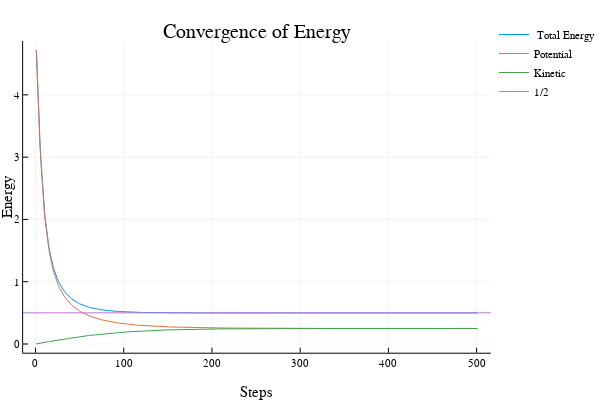

Notebook code for this chart:
### Markdown cell above
The Energy of the system converges to $1/2 \hbar \omega$, which in this case is just 1/2.  The potential and kinetic energy each contribute to half of the total energy.

### Code cell
plot(E,label=" Total Energy")
plot!(Ex,label="Potential")
plot!(Ek,label="Kinetic")
hline!([1/2],label="1/2")

plot!(xlabel="Steps",ylabel="Energy",title="Convergence of Energy")

### Figure 1 — Plotly figure (JSON) as saved in the notebook; plotly's stock layout.template omitted (floating-point values rounded to 4 significant figures; data arrays with more than 128 entries replaced by an {"elided": "..."} marker saying what was removed)
{"data": [{"colorbar": {"title": ""}, "hoverinfo": "text", "legendgroup": " Total Energy", "line": {"color": "rgba(0, 154, 250, 1.000)", "dash": "solid", "shape": "linear", "width": 1}, "mode": "lines", "name": " Total Energy", "showlegend": true, "text": {"elided": "501 null values"}, "type": "scatter", "x": {"elided": "501 int values"}, "xaxis": "x1", "y": {"elided": "501 float values"}, "yaxis": "y1", "zmax": null, "zmin": null}, {"colorbar": {"title": ""}, "hoverinfo": "text", "legendgroup": "Potential", "line": {"color": "rgba(227, 111, 71, 1.000)", "dash": "solid", "shape": "linear", "width": 1}, "mode": "lines", "name": "Potential", "showlegend": true, "text": {"elided": "501 null values"}, "type": "scatter", "x": {"elided": "501 int values"}, "xaxis": "x1", "y": {"elided": "501 float values"}, "yaxis": "y1", "zmax": null, "zmin": null}, {"colorbar": {"title": ""}, "hoverinfo": "text", "legendgroup": "Kinetic", "line": {"color": "rgba(62, 164, 78, 1.000)", "dash": "solid", "shape": "linear", "width": 1}, "mode": "lines", "name": "Kinetic", "showlegend": true, "text": {"elided": "501 null values"}, "type": "scatter", "x": {"elided": "501 int values"}, "xaxis": "x1", "y": {"elided": "501 float values"}, "yaxis": "y1", "zmax": null, "zmin": null}, {"colorbar": {"title": ""}, "hoverinfo": "text", "legendgroup": "1/2", "line": {"color": "rgba(195, 113, 210, 1.000)", "dash": "solid", "shape": "linear", "width": 1}, "mode": "lines", "name": "1/2", "showlegend": true, "text": [null, null], "type": "scatter", "x": [-53014, 53516], "xaxis": "x1", "y": [0.5, 0.5], "yaxis": "y1", "zmax": null, "zmin": null}], "layout": {"annotations": [{"font": {"color": "rgba(0, 0, 0, 1.000)", "family": "sans-serif", "size": 20}, "rotation": 0, "showarrow": false, "text": "Convergence of Energy", "x": 0.5201, "xanchor": "center", "xref": "paper", "y": 1, "yanchor": "top", "yref": "paper"}], "height": 400, "legend": {"bgcolor": "rgba(255, 255, 255, 1.000)", "bordercolor": "rgba(0, 0, 0, 1.000)", "font": {"color": "rgba(0, 0, 0, 1.000)", "family": "sans-serif", "size": 11}, "tracegroupgap": 0, "x": 1, "y": 1}, "margin": {"b": 20, "l": 0, "r": 0, "t": 20}, "paper_bgcolor": "rgba(255, 255, 255, 1.000)", "plot_bgcolor": "rgba(255, 255, 255, 1.000)", "showlegend": true, "width": 600, "xaxis": {"anchor": "y1", "domain": [0.04684, 0.9934], "gridcolor": "rgba(0, 0, 0, 0.100)", "gridwidth": 0.5, "linecolor": "rgba(0, 0, 0, 1.000)", "mirror": false, "range": [-14, 516], "showgrid": true, "showline": true, "showticklabels": true, "tickangle": 0, "tickcolor": "rgb(0, 0, 0)", "tickfont": {"color": "rgba(0, 0, 0, 1.000)", "family": "sans-serif", "size": 11}, "tickmode": "array", "ticks": "inside", "ticktext": ["0", "100", "200", "300", "400", "500"], "tickvals": [0, 100, 200, 300, 400, 500], "title": "Steps", "titlefont": {"color": "rgba(0, 0, 0, 1.000)", "family": "sans-serif", "size": 15}, "type": "-", "visible": true, "zeroline": false, "zerolinecolor": "rgba(0, 0, 0, 1.000)"}, "yaxis": {"anchor": "x1", "domain": [0.07581, 0.9415], "gridcolor": "rgba(0, 0, 0, 0.100)", "gridwidth": 0.5, "linecolor": "rgba(0, 0, 0, 1.000)", "mirror": false, "range": [-0.1398, 4.864], "showgrid": true, "showline": true, "showticklabels": true, "tickangle": 0, "tickcolor": "rgb(0, 0, 0)", "tickfont": {"color": "rgba(0, 0, 0, 1.000)", "family": "sans-serif", "size": 11}, "tickmode": "array", "ticks": "inside", "ticktext": ["0", "1", "2", "3", "4"], "tickvals": [0, 1, 2, 3, 4], "title": "Energy", "titlefont": {"color": "rgba(0, 0, 0, 1.000)", "family": "sans-serif", "size": 15}, "type": "-", "visible": true, "zeroline": false, "zerolinecolor": "rgba(0, 0, 0, 1.000)"}}}
